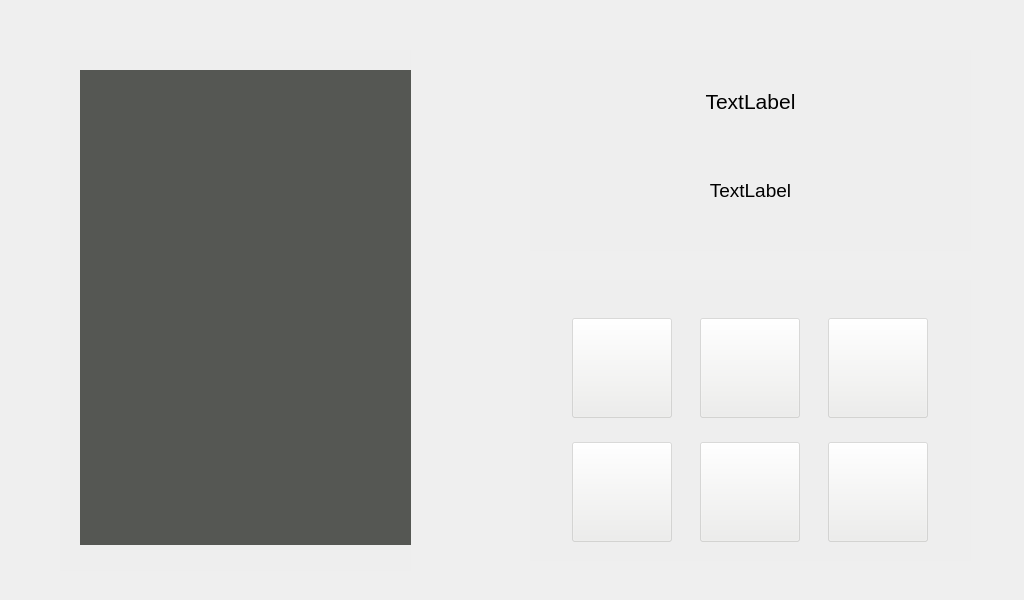
<?xml version="1.0" encoding="UTF-8"?>
<ui version="4.0">
 <class>Widget</class>
 <widget class="QWidget" name="Widget">
  <property name="geometry">
   <rect>
    <x>0</x>
    <y>0</y>
    <width>1024</width>
    <height>600</height>
   </rect>
  </property>
  <property name="minimumSize">
   <size>
    <width>1024</width>
    <height>600</height>
   </size>
  </property>
  <property name="maximumSize">
   <size>
    <width>1024</width>
    <height>600</height>
   </size>
  </property>
  <property name="windowTitle">
   <string>Widget</string>
  </property>
  <property name="styleSheet">
   <string notr="true">#Widget
{
	border-image: url(:/pic/fufu.png);
}</string>
  </property>
  <widget class="QWidget" name="widget_4" native="true">
   <property name="geometry">
    <rect>
     <x>60</x>
     <y>50</y>
     <width>351</width>
     <height>521</height>
    </rect>
   </property>
   <property name="styleSheet">
    <string notr="true">background-color: rgba(238, 238, 236,100);
border-image: url(:/pic/fufu1.png);

</string>
   </property>
   <widget class="QLabel" name="labelcam">
    <property name="geometry">
     <rect><x>20</x><y>20</y><width>430</width><height>475</height></rect>
    </property>
    <property name="minimumSize">
     <size><width>430</width><height>475</height></size>
    </property>
    <property name="maximumSize">
     <size><width>430</width><height>475</height></size>
    </property>
    <property name="styleSheet">
     <string>background-color: rgb(85, 87, 83); border: none;</string>
    </property>
    <property name="text"><string/></property>
   </widget>
  </widget>
  <widget class="QWidget" name="widget_2" native="true">
   <property name="geometry">
    <rect>
     <x>530</x>
     <y>50</y>
     <width>441</width>
     <height>201</height>
    </rect>
   </property>
   <property name="styleSheet">
    <string notr="true">background-color: rgba(238, 238, 236,100);</string>
   </property>
   <widget class="QWidget" name="">
    <property name="geometry">
     <rect>
      <x>20</x>
      <y>10</y>
      <width>401</width>
      <height>171</height>
     </rect>
    </property>
    <layout class="QVBoxLayout" name="verticalLayout_2">
     <item>
      <widget class="QLabel" name="label_time">
       <property name="font">
        <font>
         <pointsize>16</pointsize>
        </font>
       </property>
       <property name="text">
        <string>TextLabel</string>
       </property>
       <property name="alignment">
        <set>Qt::AlignCenter</set>
       </property>
      </widget>
     </item>
     <item>
      <widget class="QLabel" name="label_date">
       <property name="font">
        <font>
         <pointsize>14</pointsize>
        </font>
       </property>
       <property name="layoutDirection">
        <enum>Qt::RightToLeft</enum>
       </property>
       <property name="text">
        <string>TextLabel</string>
       </property>
       <property name="alignment">
        <set>Qt::AlignCenter</set>
       </property>
      </widget>
     </item>
    </layout>
   </widget>
  </widget>
  <widget class="QWidget" name="widget_3" native="true">
   <property name="geometry">
    <rect>
     <x>530</x>
     <y>280</y>
     <width>441</width>
     <height>281</height>
    </rect>
   </property>
   <property name="styleSheet">
    <string notr="true">
background-color: rgb(238, 238, 236,100);</string>
   </property>
   <widget class="QWidget" name="">
    <property name="geometry">
     <rect>
      <x>20</x>
      <y>20</y>
      <width>401</width>
      <height>261</height>
     </rect>
    </property>
    <layout class="QVBoxLayout" name="verticalLayout">
     <item>
      <layout class="QHBoxLayout" name="horizontalLayout">
       <item>
        <widget class="QPushButton" name="btncall">
         <property name="minimumSize">
          <size>
           <width>100</width>
           <height>100</height>
          </size>
         </property>
         <property name="maximumSize">
          <size>
           <width>100</width>
           <height>100</height>
          </size>
         </property>
         <property name="focusPolicy">
          <enum>Qt::NoFocus</enum>
         </property>
         <property name="styleSheet">
          <string notr="true">QPushButton { border-image: url(:/pic/tel.png); }
QPushButton:pressed { border-image: url(:/pic/tel2.png); }
setStyleSheet(&quot;border:none&quot;);   </string>
         </property>
         <property name="text">
          <string/>
         </property>
        </widget>
       </item>
       <item>
        <widget class="QPushButton" name="btnfinger_step">
         <property name="minimumSize">
          <size>
           <width>100</width>
           <height>100</height>
          </size>
         </property>
         <property name="maximumSize">
          <size>
           <width>100</width>
           <height>100</height>
          </size>
         </property>
         <property name="focusPolicy">
          <enum>Qt::NoFocus</enum>
         </property>
         <property name="styleSheet">
          <string notr="true">QPushButton { border-image: url(:/pic/fingerprint.png); }

QPushButton:pressed { border-image: url(:/pic/fingerprint2.png); }
setStyleSheet(&quot;border:none&quot;);   
</string>
         </property>
         <property name="text">
          <string/>
         </property>
        </widget>
       </item>
       <item>
        <widget class="QPushButton" name="btnface">
         <property name="minimumSize">
          <size>
           <width>100</width>
           <height>100</height>
          </size>
         </property>
         <property name="maximumSize">
          <size>
           <width>100</width>
           <height>100</height>
          </size>
         </property>
         <property name="focusPolicy">
          <enum>Qt::NoFocus</enum>
         </property>
         <property name="styleSheet">
          <string notr="true">QPushButton { border-image: url(:/pic/face.png); }
QPushButton:pressed { border-image: url(:/pic/face2.png); }
setStyleSheet(&quot;border:none&quot;);   
</string>
         </property>
         <property name="text">
          <string/>
         </property>
        </widget>
       </item>
      </layout>
     </item>
     <item>
      <layout class="QHBoxLayout" name="horizontalLayout_2">
       <item>
        <widget class="QPushButton" name="btnadd">
         <property name="minimumSize">
          <size>
           <width>100</width>
           <height>100</height>
          </size>
         </property>
         <property name="maximumSize">
          <size>
           <width>100</width>
           <height>100</height>
          </size>
         </property>
         <property name="focusPolicy">
          <enum>Qt::NoFocus</enum>
         </property>
         <property name="styleSheet">
          <string notr="true">QPushButton { border-image: url(:/pic/addAdmin.png); }
QPushButton:pressed { border-image: url(:/pic/addAdmin2.png); }
setStyleSheet(&quot;border:none&quot;);   
</string>
         </property>
         <property name="text">
          <string/>
         </property>
        </widget>
       </item>
       <item>
        <widget class="QPushButton" name="btnpsswd">
         <property name="minimumSize">
          <size>
           <width>100</width>
           <height>100</height>
          </size>
         </property>
         <property name="maximumSize">
          <size>
           <width>100</width>
           <height>100</height>
          </size>
         </property>
         <property name="focusPolicy">
          <enum>Qt::NoFocus</enum>
         </property>
         <property name="styleSheet">
          <string notr="true">QPushButton { border-image: url(:/pic/password.png); }
QPushButton:pressed { border-image: url(:/pic/password2.png); }
setStyleSheet(&quot;border:none&quot;);   
</string>
         </property>
         <property name="text">
          <string/>
         </property>
        </widget>
       </item>
       <item>
        <widget class="QPushButton" name="btnpower">
         <property name="minimumSize">
          <size>
           <width>100</width>
           <height>100</height>
          </size>
         </property>
         <property name="maximumSize">
          <size>
           <width>100</width>
           <height>100</height>
          </size>
         </property>
         <property name="focusPolicy">
          <enum>Qt::NoFocus</enum>
         </property>
         <property name="styleSheet">
          <string notr="true">
QPushButton { border-image: url(:/pic/power.png); }
QPushButton:pressed { border-image: url(:/pic/power2.png); }
setStyleSheet(&quot;border:none&quot;);   </string>
         </property>
         <property name="text">
          <string/>
         </property>
        </widget>
       </item>
      </layout>
     </item>
    </layout>
   </widget>
  </widget>
 </widget>
 <resources/>
 <connections/>
</ui>
